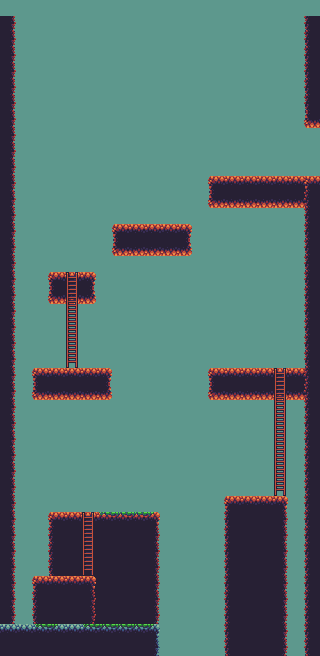

A 2D game scene composited from a Tiled map and its tileset images. What follows is a short description and the map's XML, with each tile layer's data collapsed to a summary:
An orthogonal 20x41 tile map with 16x16 px tiles, 3 tile layers (Background, Foreground, Foreground2), 2 hidden layers not drawn, 2 tilesets and 8 objects.

<map version="1.10" tiledversion="1.11.0" orientation="orthogonal" renderorder="right-down" width="20" height="41" tilewidth="16" tileheight="16" infinite="0" nextlayerid="7" nextobjectid="12">
 <tileset firstgid="1" source="StandardTileset.tsx" />
 <tileset firstgid="1025" source="VisualTileset.tsx" />
 <layer id="6" name="Background" width="20" height="41">
  <data>[820 cells, 820 non-empty, 1 distinct tile ids]</data>
 </layer>
 <layer id="4" name="Foreground" width="20" height="41">
  <data>[820 cells, 208 non-empty, 15 distinct tile ids]</data>
 </layer>
 <layer id="5" name="Foreground2" width="20" height="41">
  <data>[820 cells, 60 non-empty, 9 distinct tile ids]</data>
 </layer>
 <layer id="16" name="GameplayLayer" width="20" height="41" visible="0">
  <data>[820 cells, 164 non-empty, 3 distinct tile ids]</data>
 </layer>
 <layer id="3" name="GameplayLayer2" width="20" height="41" visible="0">
  <data>[820 cells, 18 non-empty, 1 distinct tile ids]</data>
 </layer>
 <objectgroup id="2" name="Entities">
  <object id="2" gid="67" x="112" y="512" width="16" height="16" />
  <object id="4" gid="65" x="304" y="176" width="16" height="16" />
  <object id="5" gid="66" x="32" y="624" width="16" height="16" />
  <object id="6" gid="65" x="304" y="160" width="16" height="16" />
  <object id="7" gid="65" x="304" y="144" width="16" height="16" />
  <object id="9" gid="67" x="240" y="368" width="16" height="16" />
  <object id="10" gid="67" x="128" y="224" width="16" height="16" />
  <object id="11" gid="67" x="240" y="176" width="16" height="16" />
 </objectgroup>
</map>
